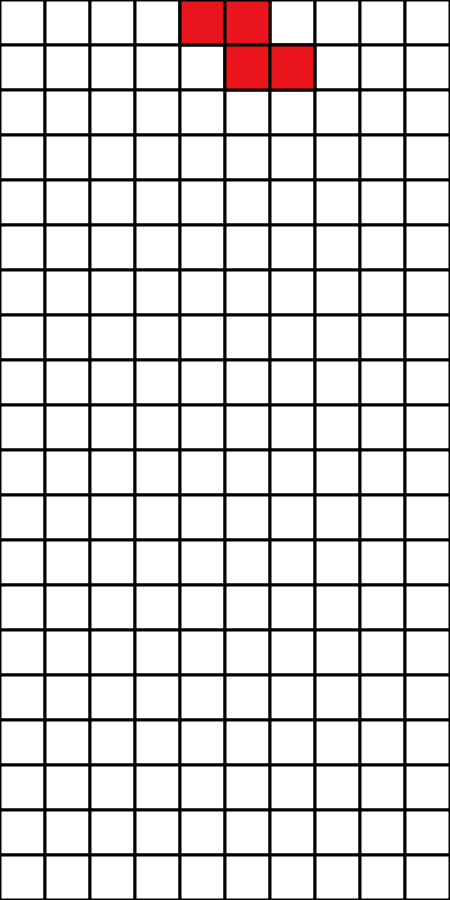
Frame 1 (no input)
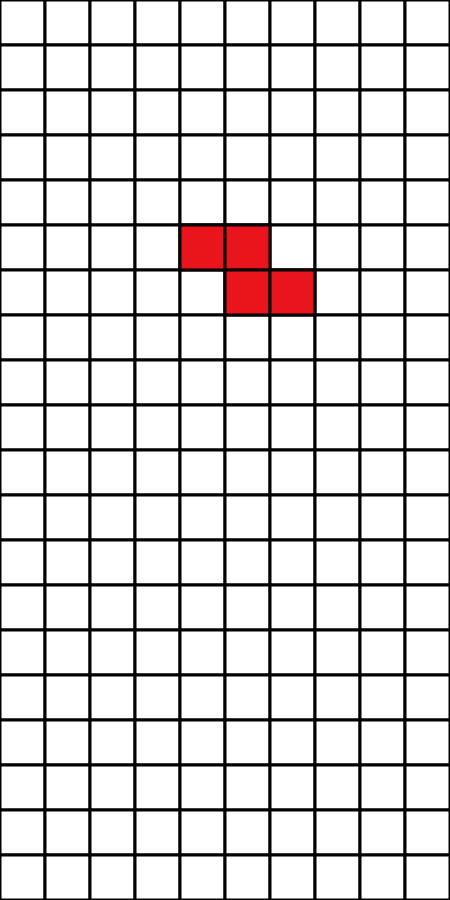
Frame 60 (no input)
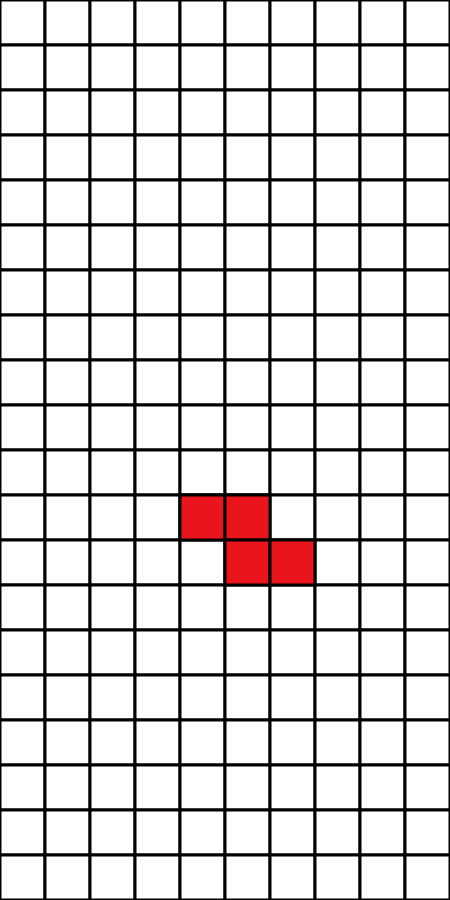
Frame 120 (the mouse pressed at the canvas centre since frame 60)

The p5.js sketch that drew these frames (run headless with seeded random() and noise() and a simulated clock; from frame 60 on, the mouse is pressed at the canvas centre):

// p5.js sketch
// ── sketch.js



let HEIGHT = window.innerHeight * .9;
let WIDTH = HEIGHT * 1/2;

let XBLOCKS = 10;
let YBLOCKS = 20;

let BORDER = 3
let board = new Board(WIDTH, XBLOCKS, YBLOCKS);

let DELAY = 10;
let delay = DELAY;


function setup() {
  createCanvas(WIDTH, HEIGHT);

  strokeWeight(BORDER);
  // frameRate(5);
}


function draw() {
  board.drawBoard();
  board.drawPiece();


  if (delay == 0){
    delay = DELAY;
    board.curPiece.moveDown();
  }
  delay -= 1

  board.checkCollide();
  board.checkDrop();
  board.checkClear();


}

function keyPressed(){
  board.handleInput();
}
// ── block.js
class Block{
    constructor(x, y, size, color){
        this.x = x;
        this.y = y;
        this.size = size;
        this.color = color;
    }   

    addToCoords(x, y){
        this.x += x;
        this.y += y;

    }
    getCoords(){
        return [this.x, this.y];
    }
    draw(){
        fill(this.color);
        square(this.x * this.size, this.y * this.size, this.size);
    }

    moveDown(){
        this.y += 1
    }
    moveRight(){
        this.x += 1
    }
    moveLeft(){
        this.x -= 1
    }

    moveUp(){
        this.y -= 1
    }
}
// ── board.js


class Board{
    constructor(width, x, y){
        this.board = new Array(x);
        for(let i = 0; i < x; i++){
            this.board[i] = new Array(y);
        }
        
        this.numX = x;
        this.numY = y;
        this.blockSize = width / x;

        this.pieces = [IPiece, JPiece, LPiece, OPiece, SPiece, TPiece, ZPiece];
        this.curBag = [];
        this.shuffleBag();
        this.curPiece;
        this.generatePiece();

        this.ARR = 20;
        this.DAS = 100;
        this.SDF = 40;

        this.curLife = 5;
        this.totalLife = 5;
    }

    drawBoard(){
        for (let j = 0; j < this.numY; j++){
            for (let i = 0; i < this.numX; i++){
                if (this.board[i][j] instanceof Block){
                    this.board[i][j].draw();

                }
                else{
                    fill(255);
                    square(i * this.blockSize, j * this.blockSize, this.blockSize);
                }     
            }
        }
    }

    shuffleBag(){
        let i = 0;
        let bag = [...this.pieces];
        let index;
        while (bag.length > 0){
            index = Math.floor(Math.random()*(bag.length - 1));
            this.curBag.push(bag[index]);
            bag.splice(index, 1);
        }
    }

    generatePiece(){
        this.curPiece = null;
        if (this.curBag.length == 0){
            this.shuffleBag();
        }
        let piece = this.curBag.pop();    
        this.curPiece = new piece(this.numX, this.blockSize);
        

        let coords = this.curPiece.getCoords();
        for (const c of coords){
            if (this.board[c[0]][c[1]] instanceof Block){
                this.clearBoard();
                return;
            }
        }
    }

    clearBoard(){ //WHAT WHY DOES 5 MAKE IT WORK
        for (let i = 0; i < this.numX; i++){
            for (let j = 0; j < this.numY; j++){
                this.board[i][j] = 5;
                // this.board[i][j] = null;
            }
        }
        // this.generatePiece();
        console.log(this.board);
    }

    drawPiece(){
        this.curPiece.draw();
    }

    checkClear(){
        let full = true;
        for (let i = 0; i < this.numY; i++){
            for (const arr of this.board){
                if (arr[i] == null){
                    full = false;
                }
            }
            
            if (full){
                this.clearRow(i);
                this.moveBlocksDown(i);

            }
            full = true;
        }
    }

    clearRow(level){
        let y = level;

        for (let i = 0; i < this.numX; i++){
            this.board[i][y] = null;
        }
    }

    moveBlocksDown(level){
        let y = level;
        while (y > 0){
            for (let i = 0; i < this.numX; i++){
                if (this.board[i][y-1] instanceof Block){
                    this.board[i][y] = new Block(i, y)
                    this.board[i][y-1] = null;
                }
            }
            y -= 1;
        }
        
    }

    checkCollide(){
        let coords = this.curPiece.getCoords();

        for (const c of coords){
            if (c[1] == this.numY){
                this.curPiece.moveUp();
                this.curLife -= 1;
                // coords = this.curPiece.getCoords();
                // this.generatePiece();
                // this.addDeadPiece(coords);
                return true;
            }
            
            else if (this.board[c[0]][c[1]] != null){
                this.curPiece.moveUp();
                this.curLife -= 1;
                // coords = this.curPiece.getCoords();
                // this.generatePiece();
                // this.addDeadPiece(coords);
                return true;
            }
        }

        return false;
        
    }

    checkDrop(){
        console.log(this.curLife);
        if (this.curLife <= 0){
            this.curLife = this.totalLife;
            let coords = this.curPiece.getCoords();
            this.generatePiece();
            this.addDeadPiece(coords);
        }
        
    }



    makeRotationValid(){
        //DOES NOT WORK

        let coords = this.curPiece.getCoords();
        let c;
        for (let i = 0; i < coords.length; i++){
            c = coords[i]
            if (c[0] < 0){
                // this.curPiece.addToCoords(1, 0);
                // coords = this.curPiece.getCoords();
                // c = coords[i]
                return true;
            }

            if (c[0] >= this.numX){
                // this.curPiece.addToCoords(-1, 0);
                // coords = this.curPiece.getCoords();
                // c = coords[i]
                return true;
            }

            if (c[1] >= this.numY){
                // this.curPiece.addToCoords(0, -1);
                // coords = this.curPiece.getCoords();
                // c = coords[i]
                return true;
            }

            if (this.board?.[c[0]] && this.board[c[0]]?.[c[1]]){
                if (this.board[c[0]][c[1] + 1] != null){
                    // this.curPiece.addToCoords(0, -1);
                    // coords = this.curPiece.getCoords();
                    // c = coords[i]
                    return true;
                }
            }
            
        }
    }


    addDeadPiece(coords){
        for (const c of coords){
            this.board[c[0]][c[1]] = new Block(c[0], c[1], this.blockSize);
        }
    }  



    handleInput(){
        if (keyCode === DOWN_ARROW){
            this.softDrop();
        }
        if (keyCode === RIGHT_ARROW){
            this.pieceRight(true);
            setTimeout(()=>{
                this.pieceRight(false);
            }, this.DAS)  
        }
        if (keyIsDown(LEFT_ARROW)){
            this.pieceLeft(true);
            setTimeout(()=>{
                this.pieceLeft(false);
            }, this.DAS)  
        }
        // else if (keyCode === UP_ARROW){
        //     this.curPiece.moveUp();
        // }
        if (keyCode === 88){
            this.curPiece.rotateRight();
            if(this.makeRotationValid()){
                this.curPiece.rotateLeft();
            }
            
        }
        if (keyCode === 90){
            this.curPiece.rotateLeft();
            if(this.makeRotationValid()){
                this.curPiece.rotateRight();
            }
        }
        if (keyCode === 32){
            this.hardDrop();
        }

        if (keyCode === 82){
            console.log(this.board);
        }
    }

    pieceLeft(first){
    
        if (!keyIsDown(LEFT_ARROW) || keyIsDown(RIGHT_ARROW)){
            return;
        }
        let coords = this.curPiece.getCoords();
        let shouldMove = true;
        for (const c of coords){
            if (c[0] <= 0){
                shouldMove = false;
            }
            else if (this.board[c[0] - 1][c[1]] instanceof Block){
                shouldMove = false;
            }
        }
        if(shouldMove){
            this.curPiece.moveLeft();
        }
        if (first){
            return;
        }
        setTimeout(()=>{
            this.pieceLeft(false);
        }, this.ARR)  
        
    }

    pieceRight(first){
        
        if (!keyIsDown(RIGHT_ARROW) || keyIsDown(LEFT_ARROW)){
            return;
        }
        let coords = this.curPiece.getCoords();
        let shouldMove = true;
        for (const c of coords){
            if (c[0] >= this.numX - 1){
                shouldMove = false;
            }
            else if (this.board[c[0] + 1][c[1]] instanceof Block){
                shouldMove = false;
            }
        }
        if(shouldMove){
            this.curPiece.moveRight();
        }
        

        if (first){
            return;
        }
        setTimeout(()=>{
            this.pieceRight(false);
        }, this.ARR)  
    }

    softDrop(){

        if (!keyIsDown(DOWN_ARROW)){
            return;
        }
        this.curPiece.moveDown();
        this.checkCollide();
        this.checkDrop();

        setTimeout(()=>{
            this.softDrop();
        }, this.SDF) 
    }

    hardDrop(){
        while (!this.checkCollide()){
            this.curPiece.moveDown();
        }
        this.curLife = 0;
        this.checkDrop();
        // this.checkClear();
        
    }

}
// ── pieces.js

class Piece{
    constructor(color){
        this.blocks = new Array(0);
        this.rotations = new Array(0);
        this.color = color;
    }

    draw(){
        for (const block of this.blocks){
            // if (block instanceof Block){
            block.draw();
            // }    
        }
    }
    
    moveDown(){
        for (const block of this.blocks){
            block.moveDown();
        }
    }

    moveRight(){
        for (const block of this.blocks){
            block.moveRight();
        }
    }

    moveLeft(){        
        for (const block of this.blocks){
            block.moveLeft();
        }
    }

    moveUp(){
        for (const block of this.blocks){
            block.moveUp();
        }
    }

    rotateRight(){
        for (let i = 0; i < this.blocks.length; i++){
            this.blocks[i].addToCoords(this.rotations[this.curR][i][0], this.rotations[this.curR][i][1]);
        }

        this.curR += 1;
        if (this.curR == this.rotations.length){
            this.curR = 0;
        }
    }

    rotateLeft(){
        this.curR -= 1;
        if (this.curR == -1){
            this.curR = this.rotations.length - 1;
        }

        for (let i = 0; i < this.blocks.length; i++){
            this.blocks[i].addToCoords(-this.rotations[this.curR][i][0], -this.rotations[this.curR][i][1]);
        }
    }


    getCoords(){
        let posList = new Array(0);
        for (const block of this.blocks){
            posList.push(block.getCoords());
        }
        return posList;
    }

    addToCoords(x, y){
        for (const block of this.blocks){
            block.addToCoords(x, y);
        }
    }

}


class IPiece extends Piece{
    constructor(startX, blockSize){
        let color = '#01EDFA';
        super(color);
        let first = Math.floor(startX / 2) - 2
        this.blocks.push(new Block(first, 0, blockSize, color));
        this.blocks.push(new Block(first + 1, 0, blockSize,color));
        this.blocks.push(new Block(first + 2, 0, blockSize,color));
        this.blocks.push(new Block(first + 3, 0, blockSize,color));   

        this.curR = 0;
        this.rotations.push([[2, -1], [1, 0], [0, 1], [-1, 2]]);
        this.rotations.push([[1, 2], [0, 1], [-1, 0], [-2, -1]]);
        this.rotations.push([[-2, 1], [-1, 0], [0, -1], [1, -2]]);
        this.rotations.push([[-1, -2], [0, -1], [1, 0], [2, 1]]); 
    }
}

class JPiece extends Piece{
    constructor(startX, blockSize){
        let color = '#0077D3';
        super(color);
        let first = Math.floor(startX / 2) - 1;
        this.blocks.push(new Block(first, 0, blockSize, color));
        this.blocks.push(new Block(first, 1, blockSize, color));
        this.blocks.push(new Block(first + 1, 1, blockSize, color));
        this.blocks.push(new Block(first + 2, 1, blockSize, color));   

        this.curR = 0;
        this.rotations.push([[2, 0], [1, -1], [0, 0], [-1, 1]]);
        this.rotations.push([[0, 2], [1, 1], [0, 0], [-1, -1]]);
        this.rotations.push([[-2, 0], [-1, 1], [0, 0], [1, -1]]);
        this.rotations.push([[0, -2], [-1, -1], [0, 0], [1, 1]]); 
    }
}

class LPiece extends Piece{
    constructor(startX, blockSize){
        let color = '#FF910C';
        super(color);
        let first = Math.floor(startX / 2) - 1;
        this.blocks.push(new Block(first, 1, blockSize, color));
        this.blocks.push(new Block(first + 1, 1, blockSize, color));
        this.blocks.push(new Block(first + 2, 0, blockSize, color));
        this.blocks.push(new Block(first + 2, 1, blockSize, color));   

        this.curR = 0;
        this.rotations.push([[1, -1], [0, 0], [0, 2], [-1, 1]]);
        this.rotations.push([[1, 1], [0, 0], [-2, 0], [-1, -1]]);
        this.rotations.push([[-1, 1], [0, 0], [0, -2], [1, -1]]);
        this.rotations.push([[-1, -1], [0, 0], [2, 0], [1, 1]]); 
    }
}

class OPiece extends Piece{
    constructor(startX, blockSize){
        let color = '#FEFB34';
        super(color);
        let first = Math.floor(startX / 2) - 1;
        this.blocks.push(new Block(first, 0, blockSize, color));
        this.blocks.push(new Block(first + 1, 0, blockSize, color));
        this.blocks.push(new Block(first, 1, blockSize, color));
        this.blocks.push(new Block(first + 1, 1, blockSize, color));   
    }

    rotateRight(){}
    rotateLeft(){}
}

class SPiece extends Piece{
    constructor(startX, blockSize){
        let color = '#53DA3F';
        super(color);
        let first = Math.floor(startX / 2) - 1;
        this.blocks.push(new Block(first, 1, blockSize, color));
        this.blocks.push(new Block(first + 1, 0, blockSize, color));
        this.blocks.push(new Block(first + 1, 1, blockSize, color));
        this.blocks.push(new Block(first + 2, 0, blockSize, color));   

        this.curR = 0;
        this.rotations.push([[1, -1], [1, 1], [0, 0], [0, 2]]);
        this.rotations.push([[1, 1], [-1, 1], [0, 0], [-2, 0]]);
        this.rotations.push([[-1, 1], [-1, -1], [0, 0], [0, -2]]);
        this.rotations.push([[-1, -1], [1, -1], [0, 0], [2, 0]]); 
    }
}

class TPiece extends Piece{
    constructor(startX, blockSize){
        let color = '#DD0AB2';
        super(color);
        let first = Math.floor(startX / 2) - 1;
        this.blocks.push(new Block(first, 1, blockSize, color));
        this.blocks.push(new Block(first + 1, 0, blockSize, color));
        this.blocks.push(new Block(first + 1, 1, blockSize, color));
        this.blocks.push(new Block(first + 2, 1, blockSize, color));   

        this.curR = 0;
        this.rotations.push([[1, -1], [1, 1], [0, 0], [-1, 1]]);
        this.rotations.push([[1, 1], [-1, 1], [0, 0], [-1, -1]]);
        this.rotations.push([[-1, 1], [-1, -1], [0, 0], [1, -1]]);
        this.rotations.push([[-1, -1], [1, -1], [0, 0], [1, 1]]); 
    }
}

class ZPiece extends Piece{
    constructor(startX, blockSize){
        let color = '#EA141C';
        super(color);
        let first = Math.floor(startX / 2) - 1;
        this.blocks.push(new Block(first, 0, blockSize, color));
        this.blocks.push(new Block(first + 1, 0, blockSize, color));
        this.blocks.push(new Block(first + 1, 1, blockSize, color));
        this.blocks.push(new Block(first + 2, 1, blockSize, color));   

        this.curR = 0;
        this.rotations.push([[2, 0], [1, 1], [0, 0], [-1, 1]]);
        this.rotations.push([[0, 2], [-1, 1], [0, 0], [-1, -1]]);
        this.rotations.push([[-2, 0], [-1, -1], [0, 0], [1, -1]]);
        this.rotations.push([[0, -2], [1, -1], [0, 0], [1, 1]]); 
    }
}



// ── style.css
html, body {
  height: 100%
}

body {
  margin: 0;
  display: flex;

  /* This centers our sketch horizontally. */
  justify-content: center;

  /* This centers our sketch vertically. */
  align-items: center;
}
